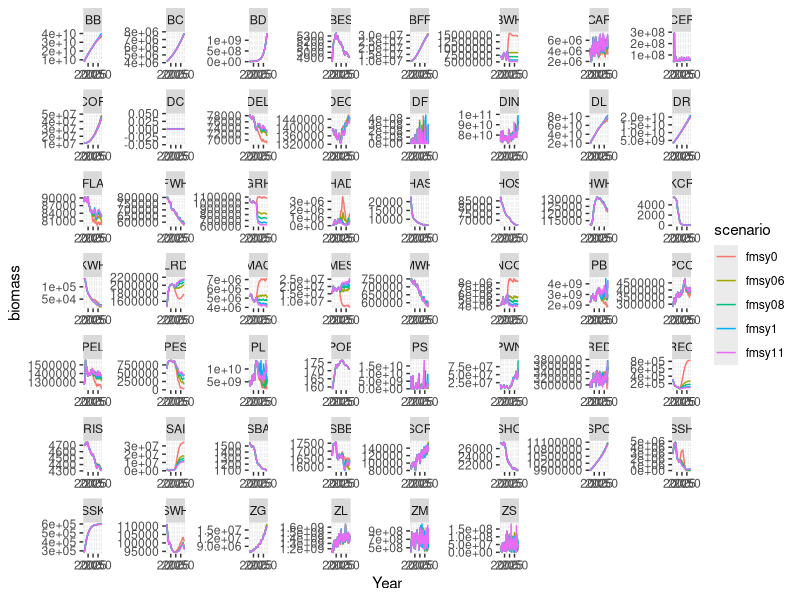

Reproduce this figure in R.
library(tidyverse)
fmsy0_data<- read.csv("chapter_4/biomass/fmsy0_biomass.csv")
fmsy1_data<- read.csv("chapter_4/biomass/fmsy1_biomass.csv")
fmsy11_data<- read.csv("chapter_4/biomass/fmsy11_biomass.csv")
fmsy08_data<- read.csv("chapter_4/biomass/fmsy08_biomass.csv")
fmsy06_data<- read.csv("chapter_4/biomass/fmsy06_biomass.csv")

fmsy0_data %>% gather("species", "biomass", 2:55) %>% mutate(scenario="fmsy0")->fmsy0_data
fmsy1_data %>% gather("species", "biomass", 2:55) %>% mutate(scenario="fmsy1")->fmsy1_data
fmsy11_data %>% gather("species", "biomass", 2:55) %>% mutate(scenario="fmsy11")->fmsy11_data
fmsy08_data %>% gather("species", "biomass", 2:55) %>% mutate(scenario="fmsy08")->fmsy08_data
fmsy06_data %>% gather("species", "biomass", 2:55) %>% mutate(scenario="fmsy06")->fmsy06_data


biomass<- rbind(fmsy0_data, fmsy1_data, fmsy11_data, fmsy08_data, fmsy06_data)

ggplot(biomass, aes(Year, biomass)) +geom_line(aes(colour=scenario))+
  facet_wrap(~species, scales = "free")